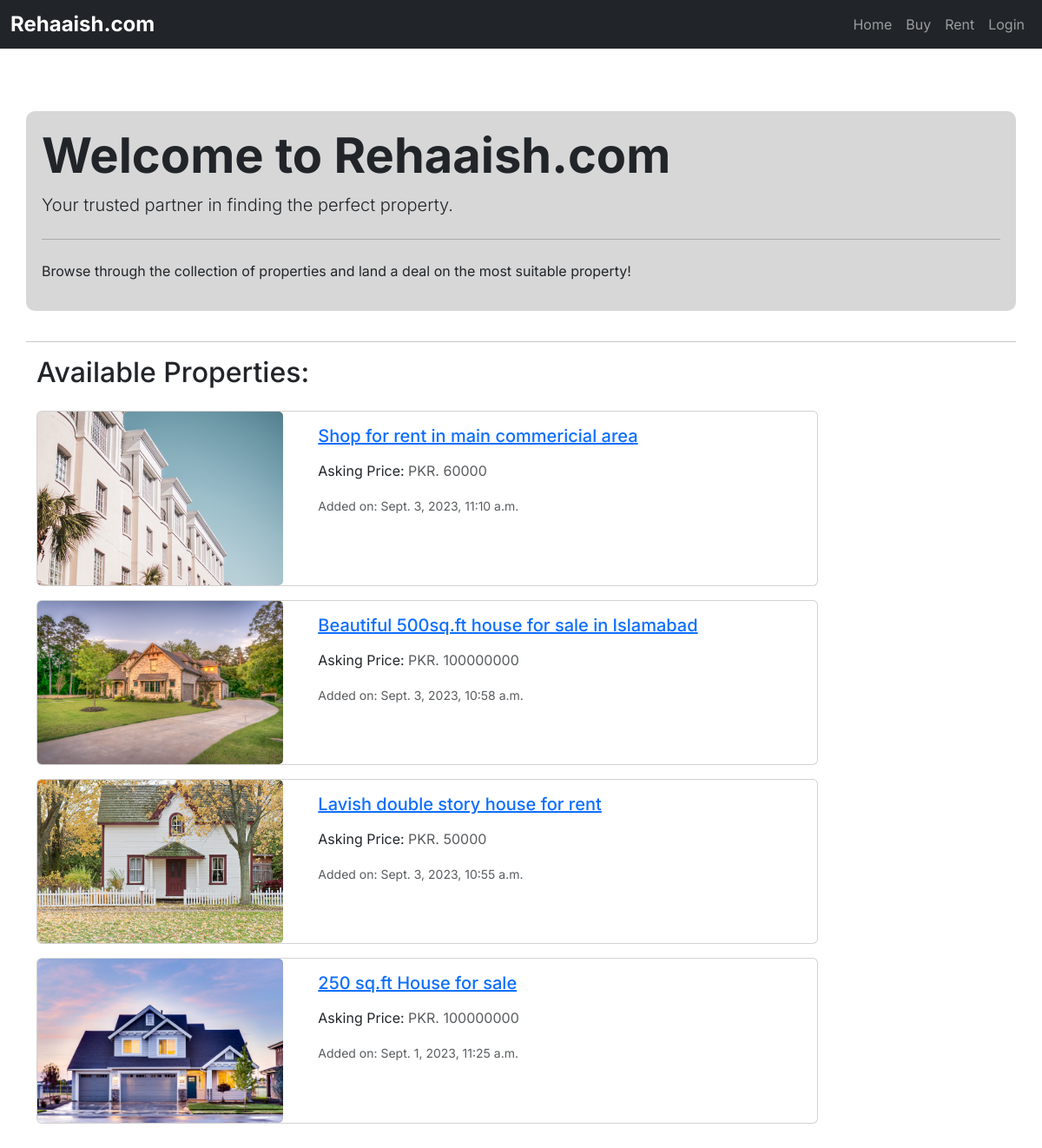
The page / on the database its author committed.
### market/models.py (models this page shows, shortened)
class Property(models.Model):
    UNIT_CHOICES = [
        ("Square feet", "sq.ft"),
        ("Square meters", "sq.m"),
        ("Marla", "marla"),
        ("Kanal", "kanal"),
    ]
    SALE_CHOICES = [
        ("Sell", "Sell"),
        ("Rent", "Rent"),
    ]
    PROVINCE_CHOICES = [
        ("Sindh", "S"),
        ("Punjab", "P"),
        ("Balochistan", "B"),
        ("KPK", "K"),
    ]
    title = models.CharField(max_length=300, blank=True, null=True)
    owner = models.ForeignKey(
        settings.AUTH_USER_MODEL, on_delete=models.CASCADE, blank=True, null=True)
    type = models.ForeignKey(
        PropertyType, on_delete=models.CASCADE, related_name="property", blank=True, null=True)
    sale_type = models.CharField(
        max_length=10, choices=SALE_CHOICES, blank=True, null=True)
    address = models.CharField(max_length=500, blank=True, null=True)
    price = models.IntegerField(blank=True, null=True)
    size = models.IntegerField(blank=True, null=True)
    size_unit = models.CharField(
        choices=UNIT_CHOICES, blank=True, null=True, max_length=100)
    description = models.TextField(blank=True, null=True)
    province = models.CharField(
        choices=PROVINCE_CHOICES, max_length=40, null=True, blank=True)
    city = models.ForeignKey(
        City, on_delete=models.CASCADE, related_name="property_city", null=True, blank=True)
    area = models.ForeignKey(
        Area, on_delete=models.CASCADE, related_name="area", null=True, blank=True)
    added_at = models.DateTimeField(
        default=timezone.now, blank=True, null=True)

class PropertyImage(models.Model):
    property = models.ForeignKey(
        Property, on_delete=models.CASCADE, related_name="property_pics")
    file = models.FileField(blank=True, upload_to=property_pic_path, verbose_name="Files",
                            validators=[validate_file_size], help_text="Allowed size is 50MB", null=True)

### market/views.py (the view)
# urls.py: path('', ListingsView, name="listing"),
def ListingsView(request):
    all_listings = Property.objects.all().order_by('-added_at')
    return render(request, 'market/home.html', {'listings': all_listings})

### market/templates/market/home.html (shortened to what this page needs)
{% extends 'market/base.html' %}
{% block content %}
<section class="container mt-5">
  <div class="row">
    <div class="jumbotron" style="background-color: #d7d7d7; padding: 18px; border-radius: 10px; margin-bottom: 35px">
      <h1 class="display-4" style="font-weight: bold;">Welcome to Rehaaish.com</h1>
      <p class="lead">Your trusted partner in finding the perfect property.</p>
      <hr class="my-4">
      <p>Browse through the collection of properties and land a deal on the most suitable property!</p>
    </div>
    <hr>
    <div>
      <h2 class="mb-4">Available Properties:</h2>
      <div>
        {% for i in listings %}
            <div class="card mb-3" style="max-width: 900px;">
              <div class="row no-gutters">
                <div class="col-md-4">
                  <img src="{% if i.property_pics.first.file %}{{ i.property_pics.first.file.url }}{% else %}https://static.vecteezy.com/system/resources/previews/014/554/760/original/man-profile-negative-photo-anonymous-silhouette-human-head-businessman-worker-support-illustration-vector.jpg{% endif %}"  class="card-img img-fluid" style="object-fit: cover; height: 100%; max-height: 200px;" alt="">
                </div>
                <div class="col-md-8">
                  <div class="card-body">
                    <a href="{% url 'market:listing_data' i.id %}">
                      <h5 class="card-title">{{ i.title }}</h5>
                    </a>
                    <p class="card-text">Asking Price: <span class="text-muted">PKR. {{ i.price }}</span></p>
                    <div ><small class="text-muted">Added on: {{ i.added_at }}</small></div>
                  </div>
                </div>
              </div>
            </div>
        {% endfor %}
      </div>
    </div>
  </div>
</section>
{% endblock %}

### static/css/base.css (style rules this page uses)
body { font-family: 'Inter', sans-serif; }

### rows shown on the page
Property: id.file (picture), title "Shop for rent in main commericial area", price "60000", added_at "Sept. 3, 2023, 11:10 a.m."
Property: id.file (picture), title "Beautiful 500sq.ft house for sale in Islamabad", price "100000000", added_at "Sept. 3, 2023, 10:58 a.m."
Property: id.file (picture), title "Lavish double story house for rent", price "50000", added_at "Sept. 3, 2023, 10:55 a.m."
Property: id.file (picture), title "250 sq.ft House for sale", price "100000000", added_at "Sept. 1, 2023, 11:25 a.m."
